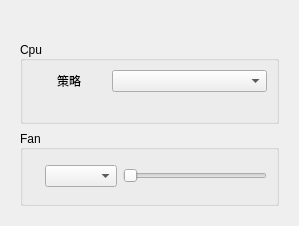
<?xml version="1.0" encoding="UTF-8"?>
<ui version="4.0">
 <class>MainWidget</class>
 <widget class="QWidget" name="MainWidget">
  <property name="geometry">
   <rect>
    <x>0</x>
    <y>0</y>
    <width>299</width>
    <height>226</height>
   </rect>
  </property>
  <property name="windowTitle">
   <string>Form</string>
  </property>
  <layout class="QVBoxLayout" name="verticalLayout_2">
   <item>
    <widget class="QFrame" name="frame">
     <property name="frameShadow">
      <enum>QFrame::Sunken</enum>
     </property>
     <property name="lineWidth">
      <number>0</number>
     </property>
     <layout class="QVBoxLayout" name="verticalLayout">
      <property name="topMargin">
       <number>30</number>
      </property>
      <item>
       <widget class="QGroupBox" name="groupBox">
        <property name="sizePolicy">
         <sizepolicy hsizetype="Preferred" vsizetype="Minimum">
          <horstretch>0</horstretch>
          <verstretch>0</verstretch>
         </sizepolicy>
        </property>
        <property name="title">
         <string>Cpu</string>
        </property>
        <property name="alignment">
         <set>Qt::AlignLeading|Qt::AlignLeft|Qt::AlignVCenter</set>
        </property>
        <layout class="QGridLayout" name="gridLayout">
         <item row="0" column="0">
          <widget class="QLabel" name="label">
           <property name="text">
            <string>策略</string>
           </property>
           <property name="alignment">
            <set>Qt::AlignCenter</set>
           </property>
          </widget>
         </item>
         <item row="0" column="1" colspan="2">
          <widget class="QComboBox" name="Governors">
           <property name="styleSheet">
            <string notr="true"/>
           </property>
          </widget>
         </item>
         <item row="1" column="0">
          <widget class="QLabel" name="MaxFreq">
           <property name="text">
            <string/>
           </property>
           <property name="alignment">
            <set>Qt::AlignCenter</set>
           </property>
          </widget>
         </item>
         <item row="1" column="1">
          <widget class="QLabel" name="MinFreq">
           <property name="text">
            <string/>
           </property>
           <property name="alignment">
            <set>Qt::AlignCenter</set>
           </property>
          </widget>
         </item>
         <item row="1" column="2">
          <widget class="QLabel" name="AvgFreq">
           <property name="text">
            <string/>
           </property>
           <property name="alignment">
            <set>Qt::AlignCenter</set>
           </property>
          </widget>
         </item>
        </layout>
       </widget>
      </item>
      <item>
       <widget class="QGroupBox" name="groupBox_2">
        <property name="sizePolicy">
         <sizepolicy hsizetype="Preferred" vsizetype="Minimum">
          <horstretch>0</horstretch>
          <verstretch>0</verstretch>
         </sizepolicy>
        </property>
        <property name="title">
         <string>Fan</string>
        </property>
        <property name="alignment">
         <set>Qt::AlignLeading|Qt::AlignLeft|Qt::AlignVCenter</set>
        </property>
        <layout class="QGridLayout" name="gridLayout_2">
         <item row="0" column="3">
          <widget class="QSlider" name="Set_FanSpeed">
           <property name="cursor">
            <cursorShape>PointingHandCursor</cursorShape>
           </property>
           <property name="toolTip">
            <string>&lt;html&gt;&lt;head/&gt;&lt;body&gt;&lt;p&gt;手动控制&lt;/p&gt;&lt;/body&gt;&lt;/html&gt;</string>
           </property>
           <property name="styleSheet">
            <string notr="true"/>
           </property>
           <property name="minimum">
            <number>0</number>
           </property>
           <property name="maximum">
            <number>255</number>
           </property>
           <property name="pageStep">
            <number>0</number>
           </property>
           <property name="orientation">
            <enum>Qt::Horizontal</enum>
           </property>
          </widget>
         </item>
         <item row="0" column="1">
          <widget class="QComboBox" name="FanBox"/>
         </item>
         <item row="0" column="0">
          <widget class="QLabel" name="FanTemp">
           <property name="text">
            <string/>
           </property>
           <property name="alignment">
            <set>Qt::AlignRight|Qt::AlignTrailing|Qt::AlignVCenter</set>
           </property>
          </widget>
         </item>
        </layout>
       </widget>
      </item>
     </layout>
    </widget>
   </item>
  </layout>
  <action name="set_passwd">
   <property name="text">
    <string>重设SU密码</string>
   </property>
  </action>
 </widget>
 <resources/>
 <connections/>
</ui>
